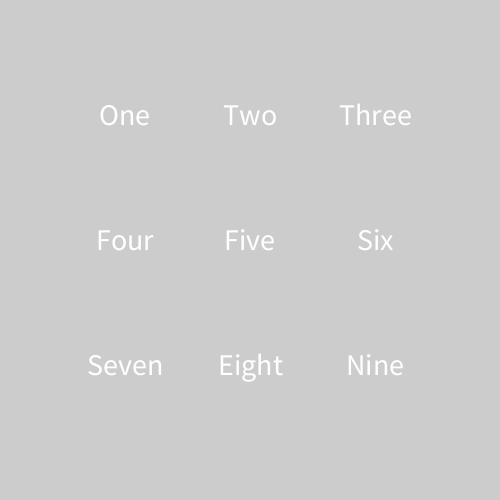
Frame 1 (no input)
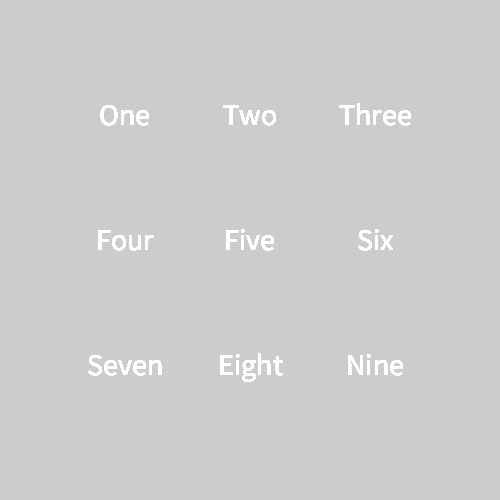
Frame 60 (the mouse pressed at the canvas centre just before this capture)
Frame 120 (the mouse held since frame 60 and released just before this capture): identical to frame 60, image omitted

The Processing sketch that drew these frames (run headless with seeded random() and noise(); from frame 60 on, the mouse is pressed at the canvas centre):

// Processing sketch: Sample9
// ── Sample9.pde
void setup() {
    size(500, 500);
    textSize(30);
}
void draw() {
  String[][] number = {{"One","Two","Three"},
                     {"Four","Five","Six"},{"Seven","Eight","Nine"}};
  for (int i=0; i<3; i++) {
    for (int j=0; j<3; j++) {
      float x = (j+1)*width/4;
      float y = (i+1)*height/4;
      textAlign(CENTER);
      text(number[i][j], x, y);
    }
  }
}
